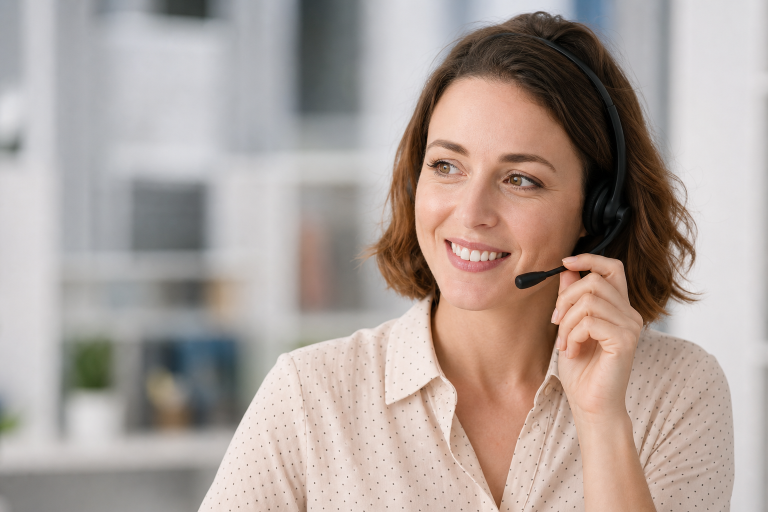
#> input picture AI_Call_Simulator/web/assets/prospect-female-calm.png, 1536 x 1024 px (shown at 1/2 size)
$ python build_avatar_videos.py
#> lines starting #> are read from the running program, lines starting #| are printed output that depends on the picture
#> in render_loop, img is the input picture: shape (1024, 1536, 3); mean B, G, R 154.5, 160.5, 173.2
#!/usr/bin/env python3
"""Build looping prospect avatar videos (idle + speaking) from static PNGs."""

from __future__ import annotations

import math
from pathlib import Path

import cv2
import numpy as np

ASSETS = Path(__file__).resolve().parent / "assets"
SOURCES = {
    "female": ASSETS / "prospect-female-calm.png",
    "male": ASSETS / "prospect-male-calm.png",
}


def crop_9_16(img: np.ndarray) -> np.ndarray:
    h, w = img.shape[:2]
#> h = 1024; w = 1536
    target = 9 / 16
    current = w / h
#> current = 1.5
    if current > target:
        new_w = int(h * target)
#> new_w = 576
        x0 = (w - new_w) // 2
#> x0 = 480
        return img[:, x0 : x0 + new_w]
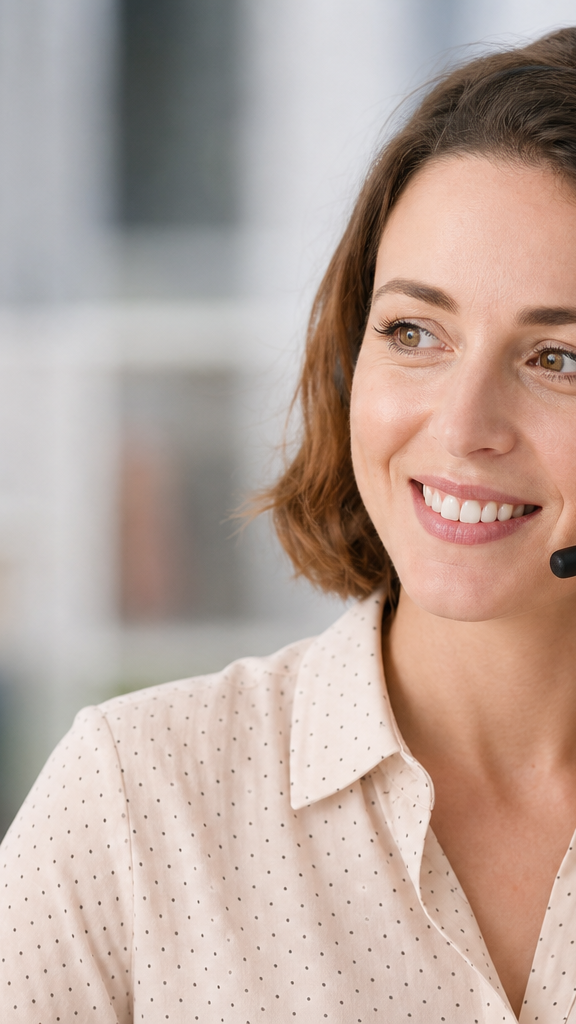
#> returned value: shape (1024, 576, 3); mean of channels 0, 1, 2 156.1, 165.5, 185.1; drawn as B, G, R
    new_h = int(w / target)
    y0 = max(0, (h - new_h) // 3)
    return img[y0 : y0 + new_h, :]


def render_loop(
    source: Path,
    output: Path,
    *,
    mode: str = "idle",
    frames: int = 72,
    fps: int = 24,
    width: int = 720,
) -> None:
    img = cv2.imread(str(source))
    if img is None:
        raise FileNotFoundError(source)
    cropped = crop_9_16(img)
    ch, cw = cropped.shape[:2]
#> ch = 1024; cw = 576
    height = int(width * 16 / 9)
    fourcc = cv2.VideoWriter_fourcc(*"avc1")
    output.parent.mkdir(parents=True, exist_ok=True)
    writer = cv2.VideoWriter(str(output), fourcc, fps, (width, height))
    if not writer.isOpened():
        raise RuntimeError(f"Cannot open video writer for {output}")

    for i in range(frames):
        t = i / frames
        if mode == "speaking":
            scale = 1.02 + 0.035 * math.sin(t * math.pi * 2)
            scale += 0.012 * math.sin(t * math.pi * 10)
            dx = int(6 * math.sin(t * math.pi * 6))
            dy = int(4 * math.cos(t * math.pi * 5))
        else:
            scale = 1.0 + 0.028 * math.sin(t * math.pi * 2)
            dx = int(3 * math.sin(t * math.pi * 2))
            dy = int(2 * math.cos(t * math.pi * 2))

        crop_w = int(cw / scale)
        crop_h = int(ch / scale)
        x0 = max(0, min(cw - crop_w, (cw - crop_w) // 2 + dx))
        y0 = max(0, min(ch - crop_h, (ch - crop_h) // 3 + dy))
        patch = cropped[y0 : y0 + crop_h, x0 : x0 + crop_w]
        frame = cv2.resize(patch, (width, height), interpolation=cv2.INTER_LINEAR)
        writer.write(frame)

    writer.release()
    print(f"Wrote {output} ({mode}, {frames} frames @ {fps}fps)")


def main() -> None:
    for gender, src in SOURCES.items():
        if not src.exists():
            print(f"Skip missing {src}")
            continue
        for mode in ("idle", "speaking"):
            out = ASSETS / f"prospect-{gender}-{mode}.mp4"
            render_loop(src, out, mode=mode)
#> pass 2 of the loop in main, `for gender, src in SOURCES.items():`:
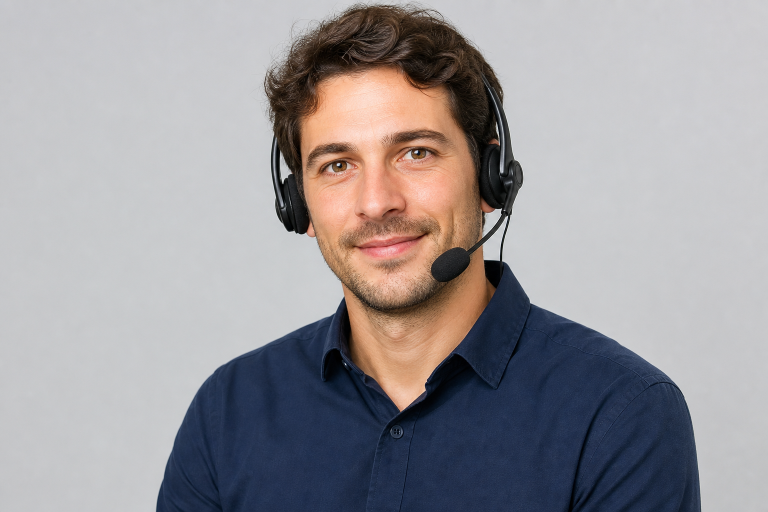
#> input picture AI_Call_Simulator/web/assets/prospect-male-calm.png, 1536 x 1024 px (shown at 1/2 size)
#> in render_loop, img is the input picture: shape (1024, 1536, 3); mean B, G, R 154.5, 151.1, 154.4
#> in crop_9_16 (call 3), `return img[:, x0 : x0 + new_w]`:
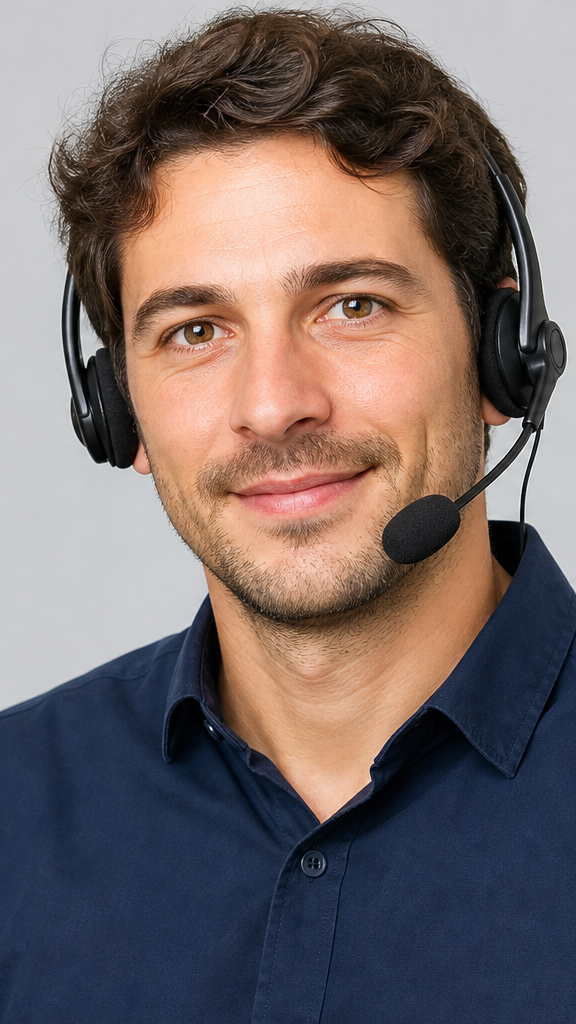
#> returned value: shape (1024, 576, 3); mean of channels 0, 1, 2 105, 106.2, 119.5; drawn as B, G, R
#> the loop in render_loop (call 3), `for i in range(frames):` made 72 passes
#> pass 2, in render_loop (call 3), `patch = cropped[y0 : y0 + crop_h, x0 : x0 + crop_w]`:
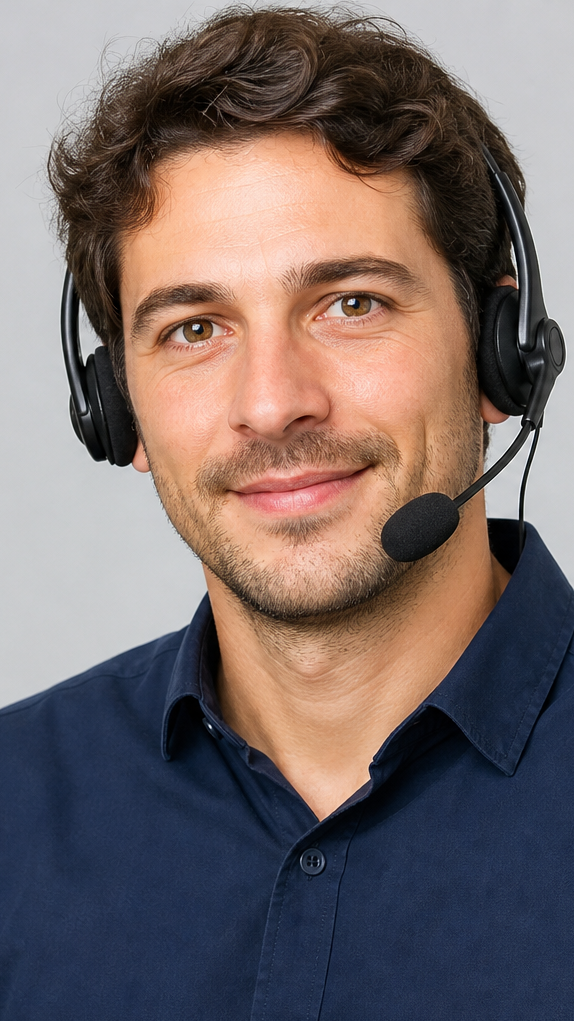
#> patch: shape (1021, 574, 3); mean B, G, R 104.6, 105.9, 119.4


if __name__ == "__main__":
    main()
